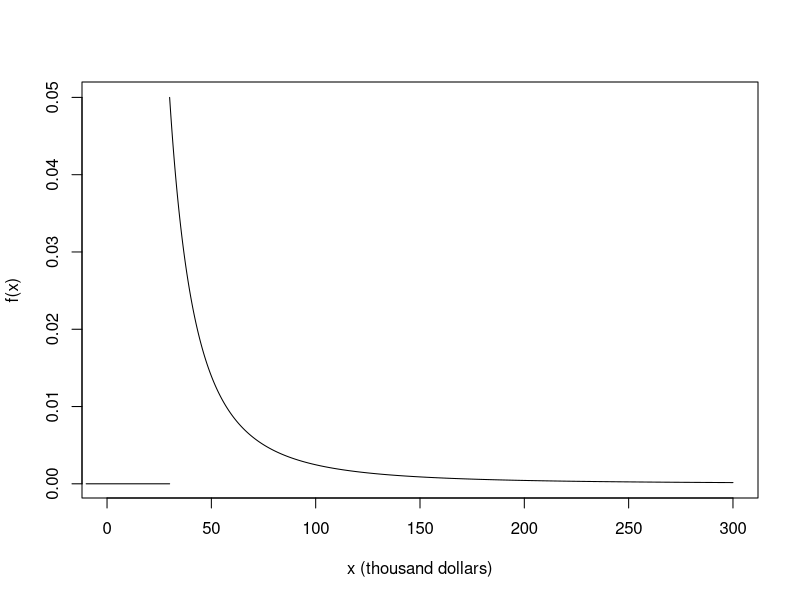
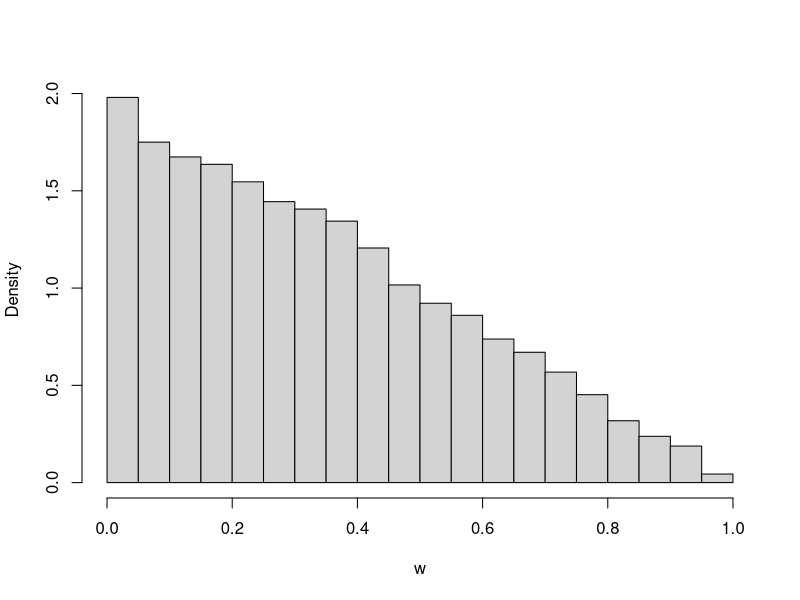

Write the R code that produced these figures, in order.
## ---- chunk 1
#| echo: false

x = seq(30, 300, 0.01)

fx = 1.5 * 30 ^ 1.5 * x ^ (-2.5)

plot(x, fx, type = "l", xlab = "x (thousand dollars)", ylab = "f(x)", xlim = c(0, 300))
segments(x0 = -10, x1 = 30, y0 = 0, y1 = 0)

## ---- chunk 2

N_rep = 10000

x = runif(N_rep, 0, 1)
y = runif(N_rep, 0, 1)

w = abs(x - y)

hist(w,
     freq = FALSE,
     main = "")

sum(w < 0.25) / N_rep

## ---- chunk 3
mean(w)

mean(w ^ 2)

var(w)

sd(w)
